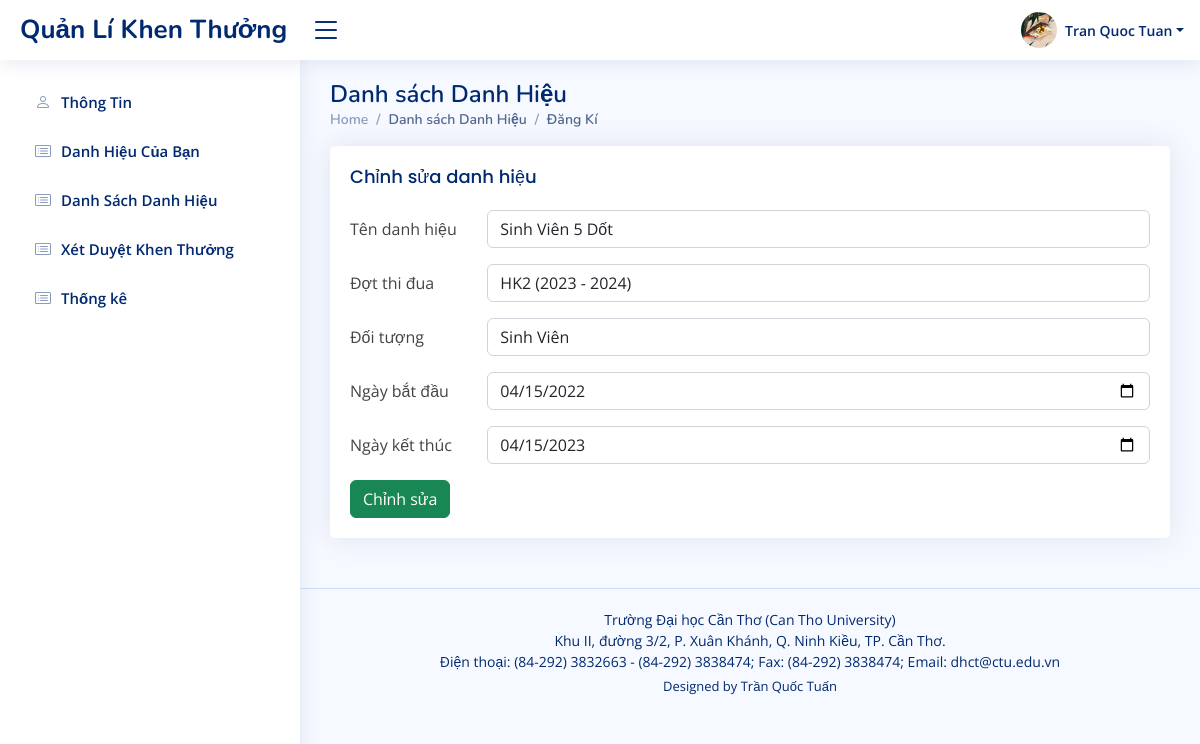
/edit-dh.php?id=1 (signed in), run on the app's committed database.
### tables this page shows
CREATE TABLE IF NOT EXISTS `danhhieu` (
  `id` int NOT NULL AUTO_INCREMENT,
  `name` varchar(250) DEFAULT NULL,
  `dotthidua` varchar(250) DEFAULT NULL,
  `doituong` varchar(250) DEFAULT NULL,
  `quyetdinh` varchar(250) DEFAULT NULL,
  `ngaybatdau` date DEFAULT NULL,
  `ngayketthuc` date DEFAULT NULL,
  PRIMARY KEY (`id`)
);

### lib/database.php (called while the page is built, shortened)
<?php
Class Database{
   public $host   = DB_HOST;
   public $user   = DB_USER;
   public $pass   = DB_PASS;
   public $dbname = DB_NAME;
   public $link;
private function connectDB(){
   $this->link = new mysqli($this->host, $this->user, $this->pass,
    $this->dbname);
 }
public function select($query){
  $result = $this->link->query($query) or
   die($this->link->error.__LINE__);
  if($result->num_rows > 0){
    return $result;
  } else {
    return false;
  }
 }
}

### edit-dh.php (the view, shortened to what this page needs)
<?php
include 'inc/header.php';
include 'inc/sidebar.php';
include 'lib/database.php';
$db = new Database();
$id = $_GET['id'] ? $_GET['id'] : null;
$sql = "SELECT * FROM danhhieu WHERE id = $id";
$data = mysqli_fetch_assoc($db->select($sql));
?>
<main id="main" class="main">
    <div class="pagetitle">
        <h1>Danh sách Danh Hiệu</h1>
        <nav>
            <ol class="breadcrumb">
                <li class="breadcrumb-item"><a href="index.php">Home</a></li>
                <li class="breadcrumb-item active">Danh sách Danh Hiệu</li>
                <li class="breadcrumb-item active">Đăng Kí</li>
            </ol>
        </nav>
    </div>
    <section class="section">
        <div class="row">
            <div class="col-lg-12">
                <div class="card">
                    <div class="card-body">
                        <h5 class="card-title">Chỉnh sửa danh hiệu</h5>
                        <form action="process-dh.php" method="POST">
                            <div class="row mb-3">
                                <label for="inputText" class="col-sm-2 col-form-label">Tên danh hiệu</label>
                                <div class="col-sm-10">
                                    <input type="text" class="form-control" name="name" value="<?=$data['name']?>">
                                </div>
                            </div>
                            <div class="row mb-3">
                                <label for="inputText" class="col-sm-2 col-form-label">Đợt thi đua</label>
                                <div class="col-sm-10">
                                    <input type="text" class="form-control" name="dotthidua" value="<?=$data['dotthidua']?>">
                                </div>
                            </div>
                            <div class="row mb-3">
                                <label for="inputText" class="col-sm-2 col-form-label">Đối tượng</label>
                                <div class="col-sm-10">
                                    <input type="text" class="form-control" name="doituong" value="<?=$data['doituong']?>">
                                </div>
                            </div>
                            <div class="row mb-3">
                                <label for="inputText" class="col-sm-2 col-form-label">Ngày bắt đầu</label>
                                <div class="col-sm-10">
                                    <input type="date" class="form-control" name="ngaybatdau" value="<?=$data['ngaybatdau']?>">
                                </div>
                            </div>
                            <div class="row mb-3">
                                <label for="inputText" class="col-sm-2 col-form-label">Ngày kết thúc</label>
                                <div class="col-sm-10">
                                    <input type="date" class="form-control" name="ngayketthuc" value="<?=$data['ngayketthuc']?>">
                                </div>
                            </div>
                            <button class="btn btn-success">Chỉnh sửa</button>
                        </form>
</main>
<?php include 'inc/footer.php' ?>

### assets/css/style.css (style rules this page uses)
:root { scroll-behavior: smooth; }
body { font-family: "Open Sans", sans-serif; background: #f6f9ff; color: #444444; }
a { color: #4154f1; text-decoration: none; }
h1, h2, h3, h4, h5, h6 { font-family: "Nunito", sans-serif; }
#main { margin-top: 60px; padding: 20px 30px; transition: all 0.3s; }
.pagetitle { margin-bottom: 10px; }
.pagetitle h1 { font-size: 24px; margin-bottom: 0; font-weight: 600; color: #012970; }
.card { margin-bottom: 30px; border: none; border-radius: 5px; box-shadow: 0px 0 30px rgba(1, 41, 112, 0.1); }
.card-title { padding: 20px 0 15px 0; font-size: 18px; font-weight: 500; color: #012970; font-family: "Poppins", sans-serif; }
.card-body { padding: 0 20px 20px 20px; }
.breadcrumb { font-size: 14px; font-family: "Nunito", sans-serif; color: #899bbd; font-weight: 600; }
.breadcrumb a { color: #899bbd; transition: 0.3s; }
.breadcrumb .breadcrumb-item::before { color: #899bbd; }
.breadcrumb .active { color: #51678f; font-weight: 600; }
@media (min-width: 1200px) { #main, #footer { margin-left: 300px; } }

### data on the page
danhhieu: name "Sinh Viên 5 Dốt", dotthidua "HK2 (2023 - 2024)", doituong "Sinh Viên", ngaybatdau "04/15/2022", ngayketthuc "04/15/2023"

### other printed values
$_SESSION['hoten'] "Tran Quoc Tuan"
